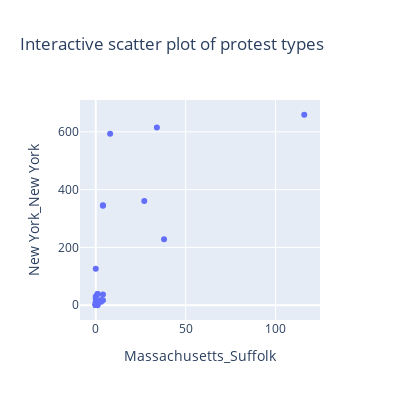

The cell this chart's notebook holds for it:
### Markdown cell above
Just by looking at the counts, its not that apparent there is a strong correlation between like protest types between the city. However, lets use plotly and investigate further.

I will use plotly for iteractivity

### Code cell
# Create the scatter plot 
fig = px.scatter(pivoted_protest_type_counts, x='Massachusetts_Suffolk',
                 y='New York_New York', hover_data='type', title='Interactive scatter plot of protest types')

# Adjust the height of the graph
fig.update_layout(height=400,width=400)

### Figure 1 — Plotly figure (JSON) as saved in the notebook; plotly's stock layout.template omitted (floating-point values rounded to 4 significant figures)
{"data": [{"customdata": [["bannerdrop"], ["bicycleride"], ["boycott"], ["caravan"], ["carrally"], ["counterprotest"], ["demonstration"], ["diein"], ["directaction"], ["gathering"], ["hungerstrike"], ["march"], ["memorial"], ["occupation"], ["paddleout"], ["parade"], ["performanceart"], ["picket"], ["pressconference"], ["protest"], ["rally"], ["rentstrike"], ["ride"], ["run"], ["sickout"], ["sitin"], ["strike"], ["teachin"], ["vigil"], ["virtualpicket"], ["virtualrally"], ["walk"], ["walkout"]], "hovertemplate": "Massachusetts_Suffolk=%{x}<br>New York_New York=%{y}<br>type=%{customdata[0]}<extra></extra>", "legendgroup": "", "marker": {"color": "#636efa", "symbol": "circle"}, "mode": "markers", "name": "", "orientation": "v", "showlegend": false, "type": "scatter", "x": [0, 3, 0, 4, 1, 4, 27, 0, 1, 0, 0, 34, 0, 1, 0, 0, 0, 4, 1, 38, 116, 0, 0, 1, 0, 1, 4, 0, 8, 0, 3, 0, 0], "xaxis": "x", "y": [23, 18, 1, 17, 0, 37, 361, 1, 39, 126, 30, 615, 2, 9, 2, 2, 3, 346, 39, 228, 659, 1, 1, 10, 1, 3, 344, 8, 593, 10, 12, 1, 10], "yaxis": "y"}], "layout": {"height": 400, "legend": {"tracegroupgap": 0}, "title": {"text": "Interactive scatter plot of protest types"}, "width": 400, "xaxis": {"anchor": "y", "domain": [0, 1], "title": {"text": "Massachusetts_Suffolk"}}, "yaxis": {"anchor": "x", "domain": [0, 1], "title": {"text": "New York_New York"}}}}
